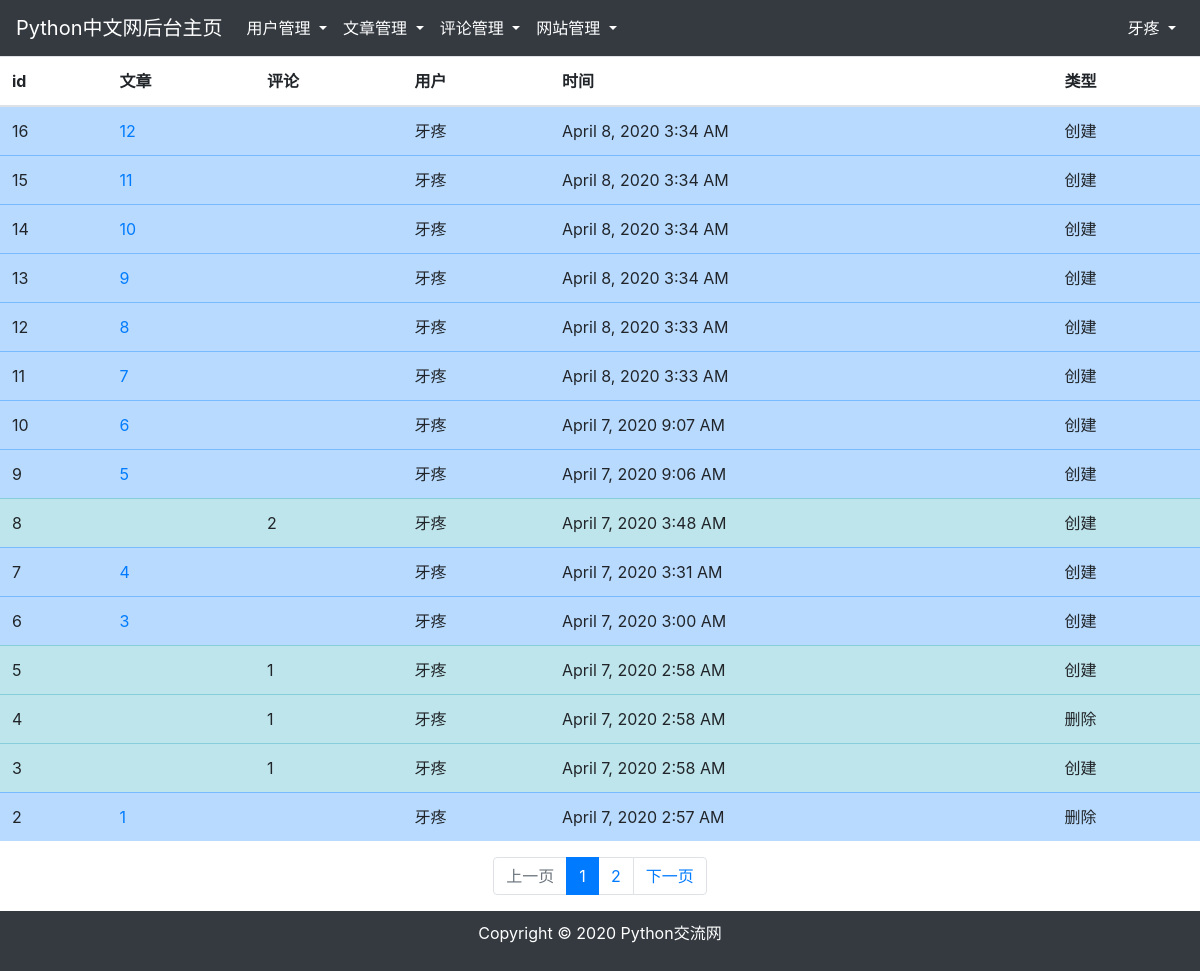
Page /backstage/content_record (signed in) on the committed database.
### app/models.py (models this page shows, shortened)
class User(UserMixin, db.Model):
    __tablename__ = 'users'
    id = db.Column(db.Integer, primary_key=True)
    username = db.Column(db.String(64), unique=True)    # 不允许重复
    email = db.Column(db.String(128))
    password_hash = db.Column(db.String(128))
    confirmed = db.Column(db.Boolean, default=False)    # 邮箱验证
    forbid = db.Column(db.Boolean, default=False)   # 禁用，默认为不禁用
    level= db.Column(db.Integer, default=1) # 级别
    comments = db.relationship('Comment', backref='user', cascade='all')    # 评论
    articles = db.relationship('Article', backref='user')               # 文章
    manage_records = db.relationship('Manage_record', backref='user')   # 管理记录
    content_records = db.relationship('Content_record', backref='user') # 内容记录
    @property
    def password(self):
        raise AttributeError('password is not a readable attribute')

class Content_record(db.Model):
    __tablename__ = 'content_records'
    id = db.Column(db.Integer, primary_key=True)
    article_id = db.Column(db.Integer, default=None)            # 文章id
    comment_id = db.Column(db.Integer, default=None)            # 评论id
    admin_id = db.Column(db.Integer, db.ForeignKey('users.id'))  # 用户
    timestamp = db.Column(db.DateTime)              # 时间
    type = db.Column(db.String)                     # 操作

### app/backstage/record/views.py (the view)
@backstage_blueprint.route('/backstage/content_record', defaults={'page': 1})
@backstage_blueprint.route('/backstage/content_record/page/<int:page>', methods=["GET", "POST"])
@login_required
def record_content(page):
    if current_user.forbid:
        return redirect(request.referrer or url_for('main.index'))
    if current_user.level >= 4:                         # 5级以上，可以查看管理日志
        per_page = 15                                   # 每页返回的数量
        pagination = Content_record.query.order_by(Content_record.id.desc()).paginate(page=page, per_page=per_page)    # 按页查询
        records = pagination.items     # 返回查询到的数据
        return render_template('backstage/record/content.html', current_user=current_user, records=records, pagination=pagination)
    flash('权限不够')
    return redirect(request.referrer or url_for('main.index'))

### app/models.py (called while the page is built)
@loginmanager.user_loader
def load_user(user_id):
    return User.query.get(int(user_id))

### app/templates/backstage/record/content.html
{% extends "backstage/index.html" %}
{% block contents %}
<table class="table table-hover">
    <thead>
    <tr>
        <th>id</th>
        <th>文章</th>
        <th>评论</th>
        <th>用户</th>
        <th>时间</th>
        <th>类型</th>
    </tr>
    </thead>
    <tbody>
    {% for record in records %}
    {% if record.article_id %}
    {% set style='table-primary' %}
    {% elif record.comment_id %}
    {% set style='table-info' %}
    {% endif %}
    <tr class="{{ style }}">
        <td>{{ record.id }}</td>
        <td>
            {% if record.article_id %}
            <a href="{{ url_for('article.article_show', article_id=record.article_id ) }}" style="outline: none">
                {{ record.article_id }}
            </a>
            {% endif %}
        </td>
        <td>
            {% if record.comment_id %}
            {{ record.comment_id }}
            {% endif %}
        </td>
        <td>{{ record.user.username }}</td>
        <td>{{ moment(record.timestamp).format('LLL') }}</td>
        <td>{{ record.type }}</td>
    </tr>
    {% endfor %}
    </tbody>
</table>
<div class="" style="">
    <div class="container">
        <ul class="pagination justify-content-center">
            {% if pagination.has_prev %}
            <li class="page-item "><a class="page-link" href="{{ url_for('backstage.record_content', page=pagination.prev_num) }}">上一页</a></li>
            {% else %}
            <li class="page-item disabled"><a class="page-link" href="#">上一页</a></li>
            {% endif %}
            {% for page_num in pagination.iter_pages(left_edge=1, left_current=2, right_current=3, right_edge=1) %}
            {% if page_num %}
            {% if pagination.page == page_num %}
            <li class="page-item active"><a class="page-link" href="{{ url_for('backstage.record_content', page=page_num) }}">{{ page_num }}</a></li>
            {% else %}
            <li class="page-item"><a class="page-link" href="{{ url_for('backstage.record_content', page=page_num) }}">{{ page_num }}</a></li>
            {% endif %}
            {% else %}
            <li class="page-item disabled"><a class="page-link" href="">......</a></li>
            {% endif %}
            {% endfor %}
            {% if pagination.has_next %}
            <li class="page-item"><a class="page-link" href="{{ url_for('backstage.record_content', page=pagination.next_num) }}">下一页</a></li>
            {% else %}
            <li class="page-item disabled"><a class="page-link" href="#">下一页</a></li>
            {% endif %}
        </ul>
    </div>
</div>
{% endblock %}

### app/templates/backstage/base.html (shortened to what this page needs)
<!DOCTYPE html>
<html lang="en">
<head>
    <link rel="stylesheet" href="https://cdn.staticfile.org/twitter-bootstrap/4.3.1/css/bootstrap.min.css">
    <link rel="stylesheet" href="https://cdn.staticfile.org/font-awesome/4.7.0/css/font-awesome.css">
    <link rel="stylesheet" href="{{ url_for('static', filename='css/tinymce_full_featured.css' )}}">
</head>
<body background="">
    <div style="height: 100%">
        <nav class="navbar navbar-expand-md bg-dark navbar-dark">
            <a class="navbar-brand" href="{{ url_for('backstage.index') }}">Python中文网后台主页</a>
            <div class="collapse navbar-collapse" id="daohanglanzhedie">
                <ul class="nav navbar-nav">
                    {% if current_user.level>=4 %}
                    <li class="nav-item dropdown">
                        <a class="nav-link dropdown-toggle active" href="#" id="navbardrop" data-toggle="dropdown">
                            用户管理
                        </a>
                    </li>
                    {% endif %}
                    <li class="nav-item dropdown">
                        <a class="nav-link dropdown-toggle active" href="#" id="navbardrop" data-toggle="dropdown">
                            文章管理
                        </a>
                    </li>
                    <li class="nav-item dropdown">
                        <a class="nav-link dropdown-toggle active" href="#" id="navbardrop" data-toggle="dropdown">
                            评论管理
                        </a>
                    </li>
                    {% if current_user.level>=4 %}
                    <li class="nav-item dropdown">
                        <a class="nav-link dropdown-toggle active" href="#" id="navbardrop" data-toggle="dropdown">
                            网站管理
                        </a>
                    </li>
                    {% endif %}
                </ul>
            </div>
            <div class="d-none d-md-block">
                <ul class="nav navbar-nav ">
                    <li class="nav-item dropdown">
                        <a class="nav-link dropdown-toggle active" href="#" id="navbardrop" data-toggle="dropdown">
                            {{ current_user.username }}
                        </a>
                    </li>
                </ul>
            </div>
        </nav>
        <div style="background-color: ">
            {% block contents%}
            {% endblock%}
        </div>
    </div>
    <footer class="bg-dark">
        <div class="container" style="padding: 10px">
            <p class="text-center text-white"> Copyright © 2020 Python交流网 </p>
        </div>
    </footer>
</body>
</html>

### app/templates/backstage/base.html (style rules this page uses)
* { box-sizing: border-box; }

### rows in the picture
User: username "牙疼"
Content_record: id "16", article_id "12", user.username "牙疼", timestamp "April 8, 2020 3:34 AM", type "创建"
Content_record: id "15", article_id "11", user.username "牙疼", timestamp "April 8, 2020 3:34 AM", type "创建"
Content_record: id "14", article_id "10", user.username "牙疼", timestamp "April 8, 2020 3:34 AM", type "创建"
Content_record: id "13", article_id "9", user.username "牙疼", timestamp "April 8, 2020 3:34 AM", type "创建"
Content_record: id "12", article_id "8", user.username "牙疼", timestamp "April 8, 2020 3:33 AM", type "创建"
Content_record: id "11", article_id "7", user.username "牙疼", timestamp "April 8, 2020 3:33 AM", type "创建"
Content_record: id "10", article_id "6", user.username "牙疼", timestamp "April 7, 2020 9:07 AM", type "创建"
Content_record: id "9", article_id "5", user.username "牙疼", timestamp "April 7, 2020 9:06 AM", type "创建"
Content_record: id "8", comment_id "2", user.username "牙疼", timestamp "April 7, 2020 3:48 AM", type "创建"
Content_record: id "7", article_id "4", user.username "牙疼", timestamp "April 7, 2020 3:31 AM", type "创建"
Content_record: id "6", article_id "3", user.username "牙疼", timestamp "April 7, 2020 3:00 AM", type "创建"
Content_record: id "5", comment_id "1", user.username "牙疼", timestamp "April 7, 2020 2:58 AM", type "创建"
Content_record: id "4", comment_id "1", user.username "牙疼", timestamp "April 7, 2020 2:58 AM", type "删除"
Content_record: id "3", comment_id "1", user.username "牙疼", timestamp "April 7, 2020 2:58 AM", type "创建"
Content_record: id "2", article_id "1", user.username "牙疼", timestamp "April 7, 2020 2:57 AM", type "删除"

### other values in the picture
{{ page_num }} "1"
{{ page_num }} "2"
